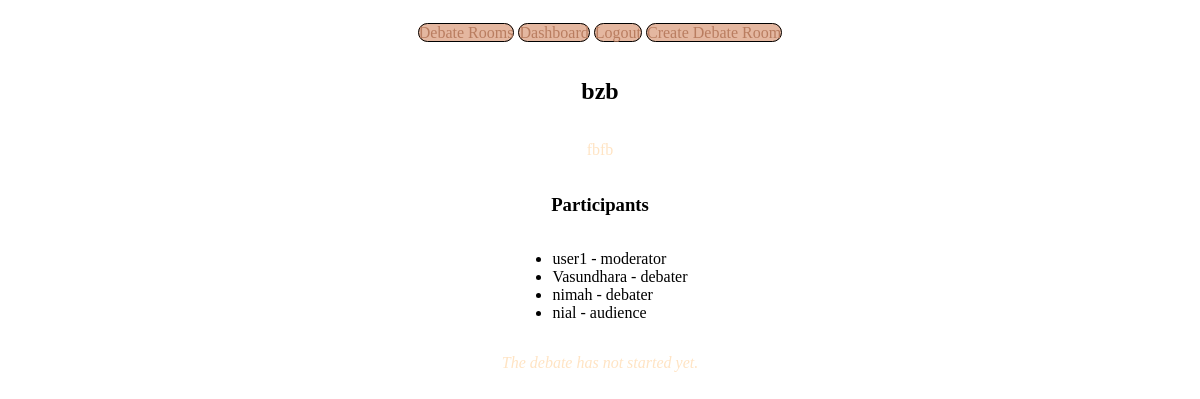
Screenshot of /debates/room/45/ (signed in) with the database file from the repository.
### debates/models.py (models this page shows, shortened)
class DebateRoom(models.Model):
    Format_Choice = [
        ('1v1', '1v1'),
        ('panel','panel'),
    ]
    title = models.CharField(max_length = 255)
    description = models.TextField(blank = True)
    topic = models.CharField(max_length=255)
    created_by = models.ForeignKey(settings.AUTH_USER_MODEL,on_delete = models.CASCADE, related_name = "participants")
    is_private = models.BooleanField(default = True)
    debate_format = models.CharField(max_length=10, choices = Format_Choice,default = "1v1")
    timer_per_round = models.IntegerField(default = 180)
    allow_entry = models.BooleanField(default=True)
    is_live = models.BooleanField(default = False)
    start_time = models.DateTimeField(null=True, blank=True)
    created_at = models.DateTimeField(auto_now_add=True)
    is_featured = models.BooleanField(default = False)
    winner_declared = models.BooleanField(default=False)
    winner = models.ForeignKey(settings.AUTH_USER_MODEL, null=True, blank=True, on_delete=models.SET_NULL, related_name='won_debates')
    def is_debate_over(self):
        if not self.is_live or not self.start_time:
            return False
        elapsed = (timezone.now() - self.start_time).total_seconds()
        return elapsed >= self.timer_per_round

class RoomParticipant(models.Model):
    ROLE_CHOICES = [
        ("moderator","Moderator"),
        ("debater","Debater"),
        ("audience","Audience")
    ]
    user = models.ForeignKey(settings.AUTH_USER_MODEL, on_delete= models.CASCADE)
    room = models.ForeignKey(DebateRoom, on_delete=models.CASCADE, related_name="participants")
    role = models.CharField(max_length=10,choices = ROLE_CHOICES)
    joined_at = models.DateTimeField(auto_now_add=True)
    is_muted = models.BooleanField(default=False)
    is_kicked = models.BooleanField(default = False)
    class Meta:
        unique_together = ('user', 'room')

### users/models.py (models this page shows, shortened)
class CustomUser(AbstractUser):
    ROLE_CHOICES = [
        ("moderator","Moderator"),
        ("debater","Debater"),
        ("audience","Audience")
    ]
    role = models.CharField(max_length=64, choices = ROLE_CHOICES, default='audience')
    is_approved = models.BooleanField(default=False)

### debates/views.py (the view)
# urls.py: path('room/<int:room_id>/',views.debate_room_detail,name="debate_room_detail"),
@login_required
def debate_room_detail(request, room_id):
    room = get_object_or_404(DebateRoom, id=room_id)
    if not room.allow_entry and not RoomParticipant.objects.filter(user=request.user, room=room).exists():
        return HttpResponseForbidden("Room entry is disabled")
    participants = room.participants.select_related('user')
    if not participants.filter(user=request.user).exists():
        if not room.is_private and request.user.is_approved:
            RoomParticipant.objects.create(user=request.user,room=room,role='audience')
    is_moderator_or_host = (
        request.user == room.created_by or
        RoomParticipant.objects.filter(user=request.user, room=room,role='moderator').exists()
    )
    debater_ids = participants.filter(role='debater').values_list('user__id', flat=True)
    debaters = User.objects.filter(id__in=debater_ids)
    my_role = participants.filter(user=request.user).first().role
    if room.is_live and room.is_debate_over():
        room.is_live = False
        room.save()
    return render(request, 'debates/room_detail.html',{
        'room' : room,
        'participants' : participants,
        'is_moderator_or_host' : is_moderator_or_host,
        'debater_ids' : debater_ids,
        'debaters' : debaters,
        'my_role' : my_role
    })

### debates/templates/debates/room_detail.html (shortened to what this page needs)
{% extends "debates/layout.html" %}
{% load static %}
{% block body %}
    <h2>{{room.title}}</h2>
    <p>{{room.description}}</p>
    <h3>Participants</h3>
    <ul>
        {% for participant in participants %}
        <li>{{participant.user.username}} - {{participant.role}}</li>
        {% endfor %}
    </ul>
    {% if room.is_live %}
    <div id="debate-timer">Time left: --:--</div>
    {% if my_role == "debater" %}
        <button id="mute-btn" onclick="toggleMute()">Mute</button>
    {% endif %}
    <script>
        const startTime = new Date("{{ room.start_time|date:'c' }}");
        const now = new Date();
        const totalSeconds = parseInt("{{ room.timer_per_round|default:300 }}");
        let remaining = totalSeconds - Math.floor((now - startTime) / 1000);
        if (remaining < 0) remaining = 0;
        function updateTimer() {
            if (remaining > 0) {
                const minutes = Math.floor(remaining / 60);
                const seconds = remaining % 60;
                document.getElementById("debate-timer").innerText = `Time left: ${minutes}:${seconds.toString().padStart(2, '0')}`;
                remaining--;
            } else {
                document.getElementById("debate-timer").innerText = "Time's up!";
            }
        }
        updateTimer();
        setInterval(updateTimer, 1000);
    </script>
    <script>
        const roomSlugOrId = "{{ room.id }}";
    </script>
    <script src="https://download.agora.io/sdk/release/AgoraRTC_N.js"></script>
    <script src="{% static 'debates/js/agora.js' %}"></script>
    {% else %}
        <p><em>The debate has not started yet.</em></p>
    {% endif %}
{% endblock %}

### static/css/base.css (style rules this page uses)
body { display: flex; flex-direction: column; flex-wrap: wrap; align-items: center; justify-content: center; background-image: url("bg.jpg"); background-size: cover; background-repeat: no-repeat; }
p { color: bisque; }

### rows the page displays
DebateRoom: title "bzb", description "fbfb"
RoomParticipant: user.username "user1", role "moderator"
RoomParticipant: user.username "Vasundhara", role "debater"
RoomParticipant: user.username "nimah", role "debater"
RoomParticipant: user.username "nial", role "audience"
